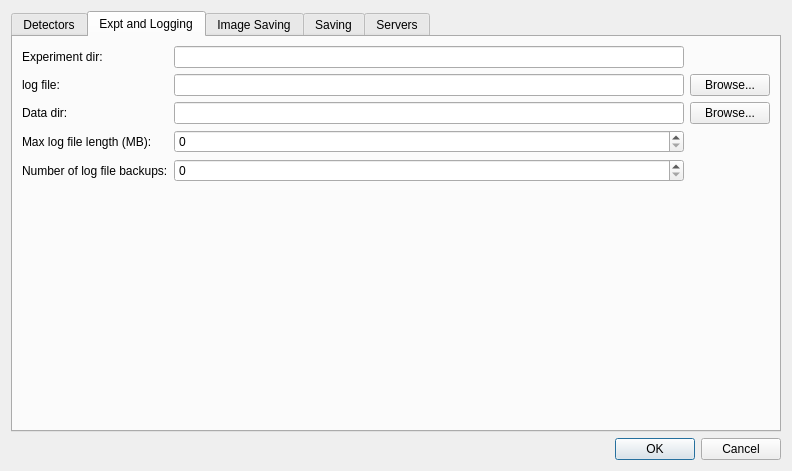
<?xml version="1.0" encoding="UTF-8"?>
<ui version="4.0">
 <class>QxrdExperimentPreferencesDialog</class>
 <widget class="QDialog" name="QxrdExperimentPreferencesDialog">
  <property name="geometry">
   <rect>
    <x>0</x>
    <y>0</y>
    <width>792</width>
    <height>471</height>
   </rect>
  </property>
  <property name="windowTitle">
   <string>Qxrd Preferences</string>
  </property>
  <layout class="QGridLayout" name="gridLayout_2">
   <item row="1" column="0">
    <widget class="QDialogButtonBox" name="buttonBox">
     <property name="orientation">
      <enum>Qt::Horizontal</enum>
     </property>
     <property name="standardButtons">
      <set>QDialogButtonBox::Cancel|QDialogButtonBox::Ok</set>
     </property>
    </widget>
   </item>
   <item row="0" column="0">
    <widget class="QTabWidget" name="m_PreferencesPanes">
     <property name="currentIndex">
      <number>1</number>
     </property>
     <widget class="QWidget" name="tab_4">
      <attribute name="title">
       <string>Detectors</string>
      </attribute>
      <layout class="QGridLayout" name="gridLayout_5">
       <item row="0" column="0">
        <layout class="QGridLayout" name="gridLayout_3">
         <item row="1" column="0">
          <layout class="QHBoxLayout" name="horizontalLayout_3">
           <item>
            <spacer name="horizontalSpacer">
             <property name="orientation">
              <enum>Qt::Horizontal</enum>
             </property>
             <property name="sizeHint" stdset="0">
              <size>
               <width>288</width>
               <height>20</height>
              </size>
             </property>
            </spacer>
           </item>
           <item>
            <widget class="QPushButton" name="m_MoveDetectorUp">
             <property name="toolTip">
              <string>Move Detector Up</string>
             </property>
             <property name="text">
              <string/>
             </property>
             <property name="icon">
              <iconset resource="qxrdresources.qrc">
               <normaloff>:/images/go-up.png</normaloff>:/images/go-up.png</iconset>
             </property>
            </widget>
           </item>
           <item>
            <widget class="QPushButton" name="m_MoveDetectorDown">
             <property name="toolTip">
              <string>Move Detector Down</string>
             </property>
             <property name="text">
              <string/>
             </property>
             <property name="icon">
              <iconset resource="qxrdresources.qrc">
               <normaloff>:/images/go-down.png</normaloff>:/images/go-down.png</iconset>
             </property>
            </widget>
           </item>
           <item>
            <widget class="QPushButton" name="m_ConfigureDetector">
             <property name="toolTip">
              <string>Configure Detector</string>
             </property>
             <property name="text">
              <string/>
             </property>
             <property name="icon">
              <iconset resource="qxrdresources.qrc">
               <normaloff>:/images/preferences.png</normaloff>:/images/preferences.png</iconset>
             </property>
            </widget>
           </item>
           <item>
            <widget class="QPushButton" name="m_RemoveDetector">
             <property name="toolTip">
              <string>Delete Detector(s)</string>
             </property>
             <property name="text">
              <string>Remove Detector</string>
             </property>
            </widget>
           </item>
           <item>
            <widget class="QPushButton" name="m_AddDetector">
             <property name="toolTip">
              <string>Add New Detector</string>
             </property>
             <property name="text">
              <string>Add Detector</string>
             </property>
            </widget>
           </item>
          </layout>
         </item>
         <item row="0" column="0">
          <widget class="QTreeView" name="m_DetectorsList">
           <property name="selectionMode">
            <enum>QAbstractItemView::ExtendedSelection</enum>
           </property>
          </widget>
         </item>
        </layout>
       </item>
      </layout>
     </widget>
     <widget class="QWidget" name="tab_3">
      <attribute name="title">
       <string>Expt and Logging</string>
      </attribute>
      <layout class="QGridLayout" name="gridLayout">
       <item row="1" column="2">
        <widget class="QPushButton" name="m_CurrentLogFileBrowse">
         <property name="toolTip">
          <string>Select new log file</string>
         </property>
         <property name="text">
          <string>Browse...</string>
         </property>
        </widget>
       </item>
       <item row="2" column="0">
        <widget class="QLabel" name="label_4">
         <property name="text">
          <string>Data dir:</string>
         </property>
        </widget>
       </item>
       <item row="2" column="1">
        <widget class="QLineEdit" name="m_DataDirectory">
         <property name="toolTip">
          <string>Directory where data files are saved 
(relative to experiment dir)</string>
         </property>
         <property name="readOnly">
          <bool>false</bool>
         </property>
        </widget>
       </item>
       <item row="0" column="1">
        <widget class="QLineEdit" name="m_ExperimentDirectory">
         <property name="toolTip">
          <string>Directory where experiment file is saved
Change only by saving a new experiment</string>
         </property>
         <property name="readOnly">
          <bool>true</bool>
         </property>
        </widget>
       </item>
       <item row="1" column="0">
        <widget class="QLabel" name="label_10">
         <property name="text">
          <string>log file:</string>
         </property>
        </widget>
       </item>
       <item row="1" column="1">
        <widget class="QLineEdit" name="m_CurrentLogFile">
         <property name="toolTip">
          <string>Log file path (relative to experiment dir)</string>
         </property>
        </widget>
       </item>
       <item row="0" column="0">
        <widget class="QLabel" name="label_2">
         <property name="text">
          <string>Experiment dir:</string>
         </property>
        </widget>
       </item>
       <item row="2" column="2">
        <widget class="QPushButton" name="m_DataDirectoryBrowse">
         <property name="toolTip">
          <string>Select new data directory</string>
         </property>
         <property name="text">
          <string>Browse...</string>
         </property>
        </widget>
       </item>
       <item row="5" column="0" colspan="3">
        <spacer name="verticalSpacer_6">
         <property name="orientation">
          <enum>Qt::Vertical</enum>
         </property>
         <property name="sizeHint" stdset="0">
          <size>
           <width>678</width>
           <height>182</height>
          </size>
         </property>
        </spacer>
       </item>
       <item row="3" column="0">
        <widget class="QLabel" name="label_5">
         <property name="text">
          <string>Max log file length (MB):</string>
         </property>
        </widget>
       </item>
       <item row="3" column="1">
        <widget class="QSpinBox" name="m_LogFileMaxMB">
         <property name="maximum">
          <number>10000</number>
         </property>
        </widget>
       </item>
       <item row="4" column="0">
        <widget class="QLabel" name="label_9">
         <property name="text">
          <string>Number of log file backups:</string>
         </property>
        </widget>
       </item>
       <item row="4" column="1">
        <widget class="QSpinBox" name="m_LogFileBackups"/>
       </item>
      </layout>
     </widget>
     <widget class="QWidget" name="tab_2">
      <attribute name="title">
       <string>Image Saving</string>
      </attribute>
      <layout class="QGridLayout" name="gridLayout_7">
       <item row="4" column="1">
        <widget class="QLineEdit" name="m_SaveDarkSubdir"/>
       </item>
       <item row="7" column="0">
        <widget class="QCheckBox" name="m_SaveSubtractedInSubdir">
         <property name="text">
          <string>Save Subtracted Data in Subdirectory?</string>
         </property>
        </widget>
       </item>
       <item row="19" column="0" colspan="3">
        <spacer name="verticalSpacer_5">
         <property name="orientation">
          <enum>Qt::Vertical</enum>
         </property>
         <property name="sizeHint" stdset="0">
          <size>
           <width>108</width>
           <height>139</height>
          </size>
         </property>
        </spacer>
       </item>
       <item row="4" column="0">
        <widget class="QCheckBox" name="m_SaveDarkInSubdir">
         <property name="text">
          <string>Save Dark Data in Subdirectory?</string>
         </property>
        </widget>
       </item>
       <item row="13" column="0">
        <widget class="QCheckBox" name="m_SaveOverflowFiles">
         <property name="enabled">
          <bool>true</bool>
         </property>
         <property name="toolTip">
          <string>Save info about overflowed pixels in .overflow file</string>
         </property>
         <property name="text">
          <string>Save Overflow Pixel Information?</string>
         </property>
         <property name="checkable">
          <bool>true</bool>
         </property>
        </widget>
       </item>
       <item row="4" column="2">
        <widget class="QPushButton" name="m_SaveDarkBrowse">
         <property name="text">
          <string>Browse...</string>
         </property>
        </widget>
       </item>
       <item row="7" column="1">
        <widget class="QLineEdit" name="m_SaveSubtractedSubdir"/>
       </item>
       <item row="2" column="0">
        <widget class="QCheckBox" name="m_SaveRawInSubdir">
         <property name="text">
          <string>Save Raw Data in Subdirectory?</string>
         </property>
        </widget>
       </item>
       <item row="14" column="0">
        <widget class="QLabel" name="label_8">
         <property name="text">
          <string>Output file numbering format</string>
         </property>
        </widget>
       </item>
       <item row="14" column="1" colspan="2">
        <widget class="QComboBox" name="m_FileNameFormat">
         <item>
          <property name="text">
           <string>Include scan number and detector number &lt;file&gt;-&lt;scan&gt;-&lt;det&gt;.tif</string>
          </property>
         </item>
         <item>
          <property name="text">
           <string>Include detector number and scan number &lt;file&gt;-&lt;det&gt;-&lt;scan&gt;.tif</string>
          </property>
         </item>
        </widget>
       </item>
       <item row="2" column="1">
        <widget class="QLineEdit" name="m_SaveRawSubdir"/>
       </item>
       <item row="7" column="2">
        <widget class="QPushButton" name="m_SaveSubtractedBrowse">
         <property name="text">
          <string>Browse...</string>
         </property>
        </widget>
       </item>
       <item row="2" column="2">
        <widget class="QPushButton" name="m_SaveRawBrowse">
         <property name="text">
          <string>Browse...</string>
         </property>
        </widget>
       </item>
       <item row="15" column="0">
        <widget class="QLabel" name="label_3">
         <property name="text">
          <string>Width of file index field in saved file names</string>
         </property>
        </widget>
       </item>
       <item row="16" column="0">
        <widget class="QLabel" name="label_11">
         <property name="text">
          <string>Width of 'phase' field in saved file names</string>
         </property>
        </widget>
       </item>
       <item row="17" column="0">
        <widget class="QLabel" name="label_12">
         <property name="text">
          <string>Width of 'overflow' field in saved file names</string>
         </property>
        </widget>
       </item>
       <item row="18" column="0">
        <widget class="QLabel" name="label_13">
         <property name="text">
          <string>Width of 'detector number' field in saved file names</string>
         </property>
        </widget>
       </item>
       <item row="15" column="1">
        <widget class="QSpinBox" name="m_FileIndexWidth">
         <property name="minimum">
          <number>1</number>
         </property>
         <property name="maximum">
          <number>20</number>
         </property>
        </widget>
       </item>
       <item row="16" column="1">
        <widget class="QSpinBox" name="m_FilePhaseWidth">
         <property name="minimum">
          <number>1</number>
         </property>
         <property name="maximum">
          <number>20</number>
         </property>
        </widget>
       </item>
       <item row="17" column="1">
        <widget class="QSpinBox" name="m_FileOverflowWidth">
         <property name="minimum">
          <number>1</number>
         </property>
         <property name="maximum">
          <number>20</number>
         </property>
        </widget>
       </item>
       <item row="18" column="1">
        <widget class="QSpinBox" name="m_DetectorNumberWidth">
         <property name="minimum">
          <number>1</number>
         </property>
         <property name="maximum">
          <number>20</number>
         </property>
        </widget>
       </item>
      </layout>
     </widget>
     <widget class="QWidget" name="tab_5">
      <attribute name="title">
       <string>Saving</string>
      </attribute>
      <layout class="QGridLayout" name="gridLayout_4">
       <item row="6" column="1">
        <widget class="QLineEdit" name="m_AccumulateIntegratedName"/>
       </item>
       <item row="2" column="1">
        <widget class="QLineEdit" name="m_SaveIntegratedSubdir"/>
       </item>
       <item row="4" column="1">
        <widget class="QComboBox" name="m_ScanDataNegative">
         <item>
          <property name="text">
           <string>Save Negative values unchanged</string>
          </property>
         </item>
         <item>
          <property name="text">
           <string>Save Negative values as zero</string>
          </property>
         </item>
         <item>
          <property name="text">
           <string>Omit Negative values</string>
          </property>
         </item>
        </widget>
       </item>
       <item row="2" column="2">
        <widget class="QPushButton" name="m_SaveIntegratedBrowse">
         <property name="text">
          <string>Browse...</string>
         </property>
        </widget>
       </item>
       <item row="1" column="0">
        <widget class="QCheckBox" name="m_SaveIntegratedInSeparateFiles">
         <property name="text">
          <string>Save Integrated Data in Individual Files?</string>
         </property>
        </widget>
       </item>
       <item row="0" column="2">
        <widget class="QPushButton" name="m_IntegratedScansFileBrowse">
         <property name="text">
          <string>Browse...</string>
         </property>
        </widget>
       </item>
       <item row="3" column="1">
        <widget class="QLineEdit" name="m_ScanFileExtension"/>
       </item>
       <item row="7" column="0">
        <widget class="QLabel" name="label_18">
         <property name="text">
          <string>Max scan file length (MB):</string>
         </property>
        </widget>
       </item>
       <item row="4" column="0">
        <widget class="QLabel" name="label_6">
         <property name="text">
          <string>For Negative intensities in integrated data</string>
         </property>
        </widget>
       </item>
       <item row="3" column="0">
        <widget class="QLabel" name="label_7">
         <property name="text">
          <string>File extension for integrated data</string>
         </property>
        </widget>
       </item>
       <item row="0" column="0">
        <widget class="QCheckBox" name="m_SaveIntegratedInLogFile">
         <property name="text">
          <string>Save Integrated Data in Scans File?</string>
         </property>
        </widget>
       </item>
       <item row="9" column="0" colspan="4">
        <spacer name="verticalSpacer_7">
         <property name="orientation">
          <enum>Qt::Vertical</enum>
         </property>
         <property name="sizeHint" stdset="0">
          <size>
           <width>628</width>
           <height>75</height>
          </size>
         </property>
        </spacer>
       </item>
       <item row="2" column="0">
        <widget class="QCheckBox" name="m_SaveIntegratedInSubdir">
         <property name="text">
          <string>Save Integrated Data in Subdirectory?</string>
         </property>
        </widget>
       </item>
       <item row="5" column="0" colspan="4">
        <widget class="QCheckBox" name="m_AccumulateIntegrated2D">
         <property name="enabled">
          <bool>true</bool>
         </property>
         <property name="text">
          <string>Accumulate Integrated Data into 2-D Dataset?</string>
         </property>
         <property name="checkable">
          <bool>true</bool>
         </property>
        </widget>
       </item>
       <item row="0" column="1">
        <widget class="QLineEdit" name="m_IntegratedScansFile">
         <property name="toolTip">
          <string>Integrated Scans File (relative to data directory)</string>
         </property>
        </widget>
       </item>
       <item row="6" column="0">
        <widget class="QLabel" name="label_17">
         <property name="text">
          <string>Data name for accumulated 2-D Dataset</string>
         </property>
        </widget>
       </item>
       <item row="8" column="0">
        <widget class="QLabel" name="label_19">
         <property name="text">
          <string>Number of backup scan files:</string>
         </property>
        </widget>
       </item>
       <item row="7" column="1">
        <widget class="QSpinBox" name="m_ScanFileMaxMB">
         <property name="maximum">
          <number>10000</number>
         </property>
        </widget>
       </item>
       <item row="8" column="1">
        <widget class="QSpinBox" name="m_ScanFileBackups"/>
       </item>
      </layout>
     </widget>
     <widget class="QWidget" name="tab">
      <attribute name="title">
       <string>Servers</string>
      </attribute>
      <layout class="QGridLayout" name="gridLayout_6">
       <item row="0" column="0">
        <widget class="QCheckBox" name="m_RunSpecServer">
         <property name="text">
          <string>Run 'spec' server socket</string>
         </property>
        </widget>
       </item>
       <item row="0" column="1">
        <layout class="QHBoxLayout" name="horizontalLayout">
         <item>
          <widget class="QLabel" name="label_15">
           <property name="text">
            <string>On Port:</string>
           </property>
           <property name="alignment">
            <set>Qt::AlignRight|Qt::AlignTrailing|Qt::AlignVCenter</set>
           </property>
          </widget>
         </item>
         <item>
          <widget class="QSpinBox" name="m_SpecServerPort">
           <property name="buttonSymbols">
            <enum>QAbstractSpinBox::NoButtons</enum>
           </property>
          </widget>
         </item>
        </layout>
       </item>
       <item row="1" column="0">
        <widget class="QCheckBox" name="m_RunSimpleServer">
         <property name="text">
          <string>Run 'simple' server socket</string>
         </property>
        </widget>
       </item>
       <item row="1" column="1">
        <layout class="QHBoxLayout" name="horizontalLayout_2">
         <item>
          <widget class="QLabel" name="label_16">
           <property name="text">
            <string>On Port:</string>
           </property>
           <property name="alignment">
            <set>Qt::AlignRight|Qt::AlignTrailing|Qt::AlignVCenter</set>
           </property>
          </widget>
         </item>
         <item>
          <widget class="QSpinBox" name="m_SimpleServerPort">
           <property name="buttonSymbols">
            <enum>QAbstractSpinBox::NoButtons</enum>
           </property>
          </widget>
         </item>
        </layout>
       </item>
       <item row="2" column="0">
        <spacer name="verticalSpacer_3">
         <property name="orientation">
          <enum>Qt::Vertical</enum>
         </property>
         <property name="sizeHint" stdset="0">
          <size>
           <width>20</width>
           <height>134</height>
          </size>
         </property>
        </spacer>
       </item>
      </layout>
     </widget>
    </widget>
   </item>
  </layout>
 </widget>
 <resources>
  <include location="qxrdresources.qrc"/>
 </resources>
 <connections>
  <connection>
   <sender>buttonBox</sender>
   <signal>accepted()</signal>
   <receiver>QxrdExperimentPreferencesDialog</receiver>
   <slot>accept()</slot>
   <hints>
    <hint type="sourcelabel">
     <x>248</x>
     <y>254</y>
    </hint>
    <hint type="destinationlabel">
     <x>157</x>
     <y>274</y>
    </hint>
   </hints>
  </connection>
  <connection>
   <sender>buttonBox</sender>
   <signal>rejected()</signal>
   <receiver>QxrdExperimentPreferencesDialog</receiver>
   <slot>reject()</slot>
   <hints>
    <hint type="sourcelabel">
     <x>316</x>
     <y>260</y>
    </hint>
    <hint type="destinationlabel">
     <x>286</x>
     <y>274</y>
    </hint>
   </hints>
  </connection>
 </connections>
</ui>
